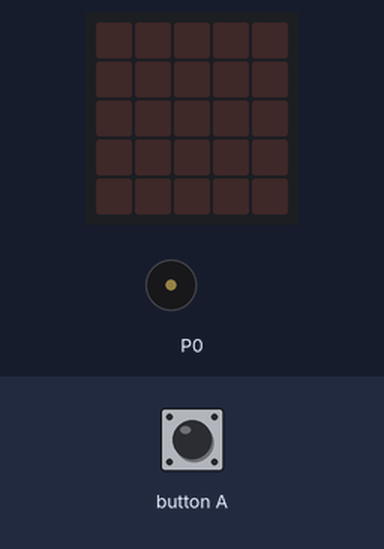
A program run on a simulated BBC micro:bit (MakeCode). Shown: the board's 5×5 LED display, buzzer (waves = sounding). Inputs (shaded band) come from the test bench.

Above: at 1.2 s.
1.3 s: button A pressed for 0.15 s
At 2.0 s:
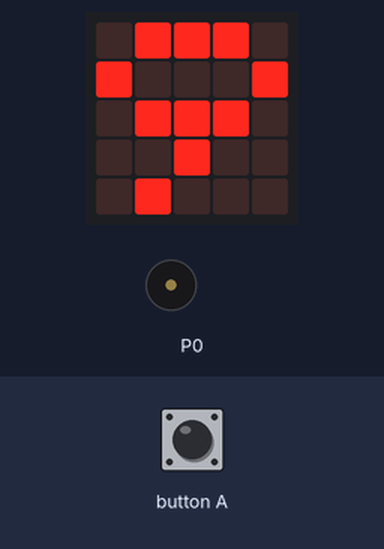
4.4 s: button A pressed for 0.15 s
At 9.14 s:
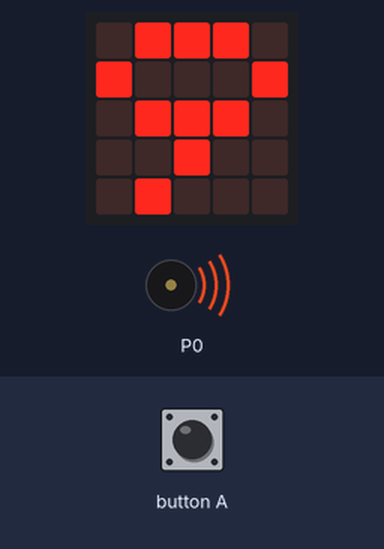
Timing chart, 0 to 16.5 s (numbered marks = the images above; inputs shaded):
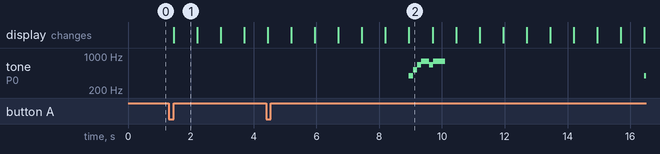

Measured:
- after the input at 1.3 s, the display: changes after 0.15 s (image 1)
- by itself, tone on P0: plays 392 Hz for 0.13 s, 523 Hz for 0.13 s, 659 Hz for 0.13 s, 784 Hz for 0.26 s, 659 Hz for 0.13 s, 784 Hz for 0.38 s … (7 notes in this stretch)
- what the display in image 1 shows lasts 0.7 s, from 1.5 s to 2.2 s

The program:

main.ts
```typescript
input.onButtonPressed(Button.A, function () {
    basic.showNumber(9)
    basic.showNumber(8)
    basic.showNumber(7)
    basic.showNumber(6)
    basic.showNumber(5)
    basic.showNumber(4)
    basic.showNumber(3)
    basic.showNumber(2)
    basic.showNumber(1)
    basic.showNumber(0)
    basic.clearScreen()
    music.startMelody(music.builtInMelody(Melodies.PowerUp), MelodyOptions.Once)
})
```

test.ts
```typescript
// οι δοκιμές πηγαίνουν εδώ, δεν θα γίνει εκτέλεση όταν αυτό το πακέτο χρησιμοποιηθεί ως επέκταση.
```
